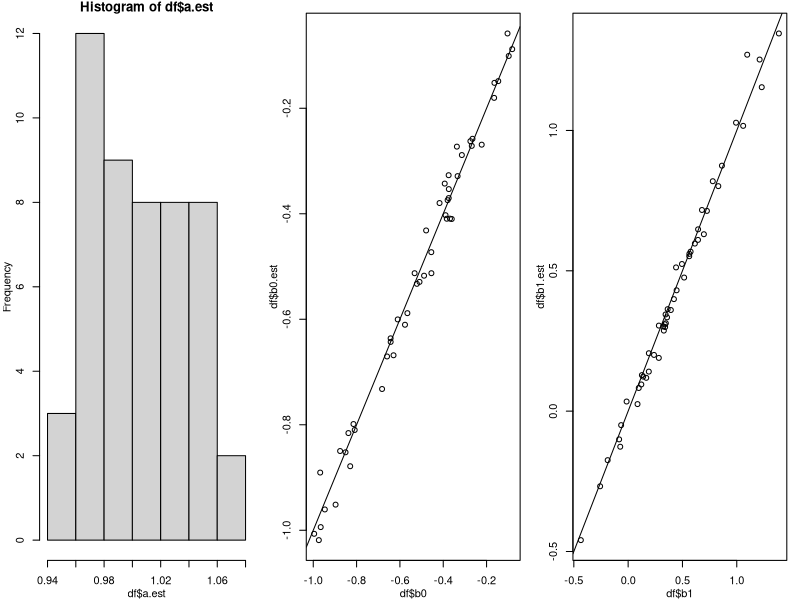
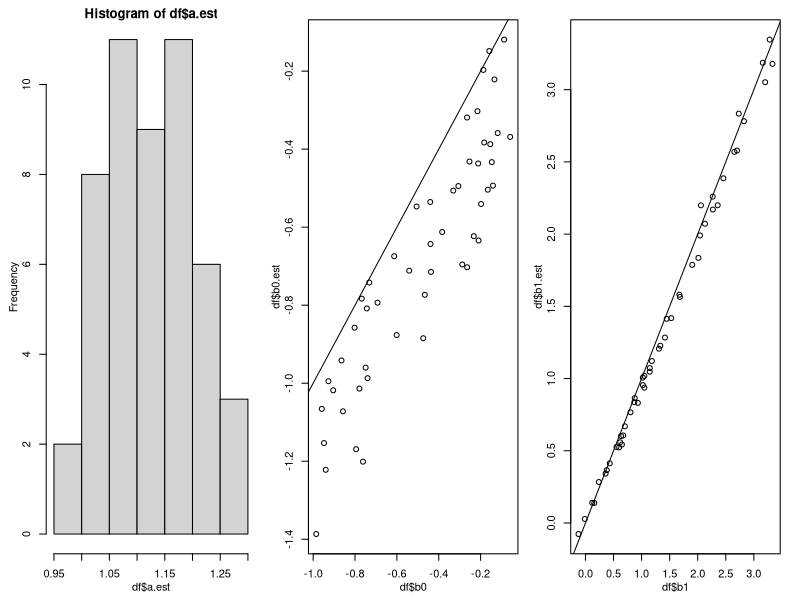

The R source for these figures, in order:
##generate via sequential model
simseq<-function(th,b,a) {
    K<-length(b)+1
    invlogit<-function(z) 1/(1+exp(-z))
    p1<-invlogit(a*(th-b[1])) #probability you took step 1
    p2<-invlogit(a*(th-b[2])) #probability you took step 2 if you took step 1
    p<-cbind(1-p1,p1*(1-p2),p1*p2)
    colnames(p)<-paste("truep",0:(ncol(p)-1),sep='')
    resp<-numeric()
    for (i in 1:np) resp[i]<-which(rmultinom(1,1,p[i,])[,1]>0)-1
    resp
}
##estimate sequential response model via known theta using ML
estseq<-function(pars, #we're going to optimize pars. it will have structure c(a,b0,b1) where a is the discrimination and b parameters are steps in the sequential model
                 resp,th) {
    invlogit<-function(z) 1/(1+exp(-z))
    p1<-invlogit(pars[1]*(th-pars[2])) #probability you took step 1
    p2<-invlogit(pars[1]*(th-pars[3])) #probability you took step 2 if you took step 1
    p<-cbind(1-p1,p1*(1-p2),p1*p2)
    x0<-ifelse(resp==0,1,0)
    x1<-ifelse(resp==1,1,0)
    x2<-ifelse(resp==2,1,0)
    z<-p[,1]*x0+p[,2]*x1+p[,3]*x2
    -1*sum(log(z))
}

a<-1
np<-5000
##
b0vals<-runif(50,-1,0)
b1vals<-b0vals+.5+runif(50,0,1)
L<-list()
for (i in 1:length(b0vals)) {
    b<-c(b0vals[i],b1vals[i])
    redo<-TRUE
    while (redo) {
        print(i)
        th<-rnorm(np)
        resp<-simseq(th,b,a)
        est<-optim(c(1,0,2),estseq,resp=resp,th=th)$par
        if (est[1]>.1) redo<-FALSE #convergence problems associated with a
    }
    L[[i]]<-c(a=a,b0=b[1],b1=b[2],a.est=est[1],b0.est=est[2],b1.est=est[3])
}
df<-data.frame(do.call("rbind",L))

par(mfrow=c(1,3),mgp=c(2,1,0),mar=c(3,3,1,1))
hist(df$a.est)
plot(df$b0,df$b0.est); abline(0,1)
plot(df$b1,df$b1.est); abline(0,1)

##now let's get devious. what if we simulate via pcm and estimate using sequential model?
##generate via pcm
simpcm<-function(th,b,a) {
    K<-length(b)+1
    psi<-list()
    psi[[1]]<-rep(1,length(th))
    for (k in 1:(K-1)) {
        kern<-k*th-sum(b[1:k])
        psi[[k+1]]<-exp(a*kern)
    }
    psi<-do.call("cbind",psi)
    den<-rowSums(psi)
    p<-psi/den
    colnames(p)<-paste("truep",0:(ncol(p)-1),sep='')
    resp<-numeric()
    for (i in 1:np) resp[i]<-which(rmultinom(1,1,p[i,])[,1]>0)-1
    resp
}

a<-1
np<-5000
##
b0vals<-runif(50,-1,0)
b1vals<-b0vals+.5+runif(50,0,3)
L<-list()
for (i in 1:length(b0vals)) {
    b<-c(b0vals[i],b1vals[i])
    redo<-TRUE
    while (redo) {
        print(i)
        th<-rnorm(np)
        resp<-simpcm(th,b,a)
        est<-optim(c(1,0,2),estseq,resp=resp,th=th)$par
        if (est[1]>.1) redo<-FALSE #convergence problems associated with a
    }
    L[[i]]<-c(a=a,b0=b[1],b1=b[2],a.est=est[1],b0.est=est[2],b1.est=est[3])
}
df<-data.frame(do.call("rbind",L))


par(mfrow=c(1,3),mgp=c(2,1,0),mar=c(3,3,1,1),oma=rep(.5,4))
hist(df$a.est)
plot(df$b0,df$b0.est); abline(0,1)
plot(df$b1,df$b1.est); abline(0,1)



